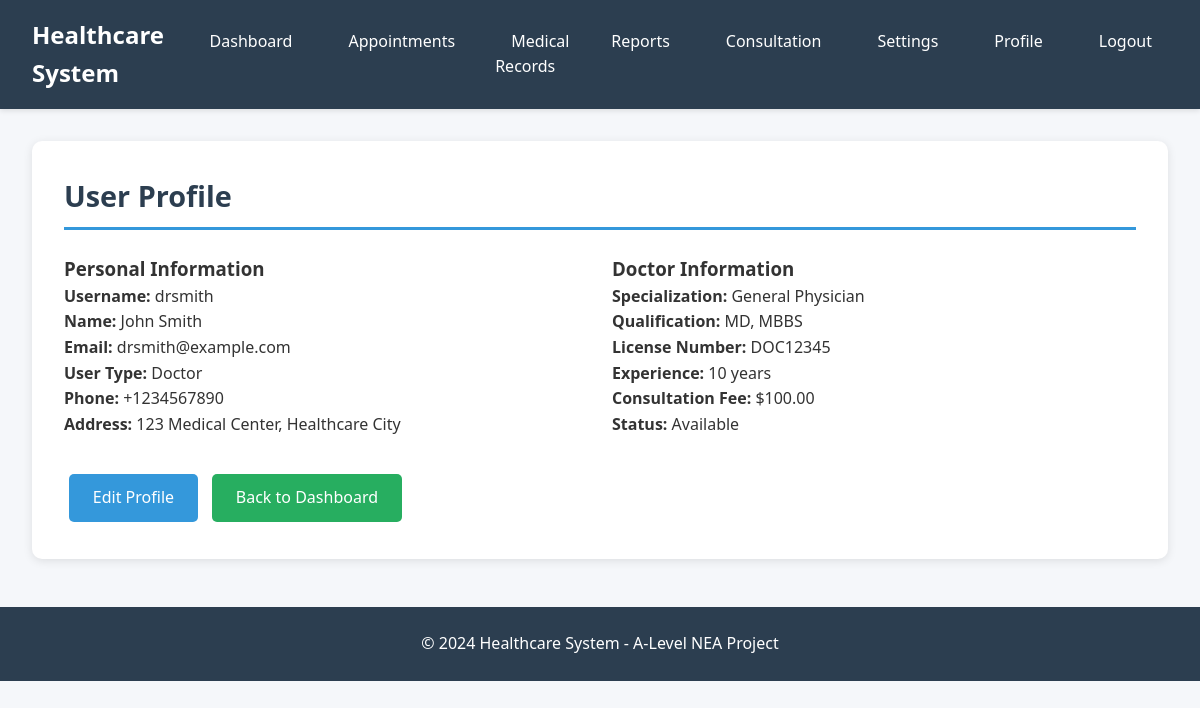
/accounts/profile/ (signed in), run on the app's committed database.
### accounts/models.py (models this page shows, shortened)
class UserProfile(models.Model):
    USER_TYPE_CHOICES = [
        ('doctor', 'Doctor'),
        ('patient', 'Patient'),
    ]
    user = models.OneToOneField(User, on_delete=models.CASCADE, related_name='profile')
    user_type = models.CharField(max_length=10, choices=USER_TYPE_CHOICES)
    phone_number = models.CharField(max_length=15, blank=True)
    date_of_birth = models.DateField(null=True, blank=True)
    address = models.TextField(blank=True)
    profile_picture = models.ImageField(upload_to='profile_pics/', blank=True, null=True)
    created_at = models.DateTimeField(auto_now_add=True)
    updated_at = models.DateTimeField(auto_now=True)
    email_notifications = models.BooleanField(default=True)
    sms_notifications = models.BooleanField(default=False)

class DoctorProfile(models.Model):
    user_profile = models.OneToOneField(UserProfile, on_delete=models.CASCADE, related_name='doctor_info')
    specialization = models.CharField(max_length=100)
    qualification = models.CharField(max_length=200)
    experience_years = models.IntegerField(default=0)
    license_number = models.CharField(max_length=50, unique=True)
    consultation_fee = models.DecimalField(max_digits=10, decimal_places=2, default=0.00)
    available = models.BooleanField(default=True)
    bio = models.TextField(blank=True)

### accounts/views.py (the view)
# urls.py: path('profile/', views.profile, name='profile'),
@login_required
def profile(request):
    user_profile = UserProfile.objects.get(user=request.user)
    if user_profile.user_type == 'doctor':
        doctor_profile = DoctorProfile.objects.get(user_profile=user_profile)
        context = {
            'user_profile': user_profile,
            'doctor_profile': doctor_profile,
        }
    else:
        patient_profile = PatientProfile.objects.get(user_profile=user_profile)
        context = {
            'user_profile': user_profile,
            'patient_profile': patient_profile,
        }
    return render(request, 'accounts/profile.html', context)

### templates/accounts/profile.html (shortened to what this page needs)
{% extends 'base.html' %}
{% block content %}
<div class="card">
    <h2 class="card-header">User Profile</h2>
    <div class="grid">
        <div>
            <h3>Personal Information</h3>
            <p><strong>Username:</strong> {{ user.username }}</p>
            <p><strong>Name:</strong> {{ user.first_name }} {{ user.last_name }}</p>
            <p><strong>Email:</strong> {{ user.email }}</p>
            <p><strong>User Type:</strong> {{ user_profile.user_type|title }}</p>
            <p><strong>Phone:</strong> {{ user_profile.phone_number }}</p>
            <p><strong>Address:</strong> {{ user_profile.address }}</p>
        </div>
        {% if doctor_profile %}
        <div>
            <h3>Doctor Information</h3>
            <p><strong>Specialization:</strong> {{ doctor_profile.specialization }}</p>
            <p><strong>Qualification:</strong> {{ doctor_profile.qualification }}</p>
            <p><strong>License Number:</strong> {{ doctor_profile.license_number }}</p>
            <p><strong>Experience:</strong> {{ doctor_profile.experience_years }} years</p>
            <p><strong>Consultation Fee:</strong> ${{ doctor_profile.consultation_fee }}</p>
            <p><strong>Status:</strong> {% if doctor_profile.available %}Available{% else %}Unavailable{% endif %}</p>
        </div>
        {% endif %}
    </div>
    <div style="margin-top: 2rem;">
        <a href="{% url 'settings_app:user_settings' %}" class="btn">Edit Profile</a>
        <a href="{% url 'dashboard:home' %}" class="btn btn-success">Back to Dashboard</a>
    </div>
</div>
{% endblock %}

### templates/base.html (style rules this page uses)
* { margin: 0; padding: 0; box-sizing: border-box; }
body { font-family: 'Segoe UI', Tahoma, Geneva, Verdana, sans-serif; background-color: #f5f7fa; color: #333; line-height: 1.6; }
.card { background: white; border-radius: 10px; padding: 2rem; margin-bottom: 2rem; box-shadow: 0 2px 10px rgba(0,0,0,0.1); }
.card-header { font-size: 1.8rem; margin-bottom: 1.5rem; color: #2c3e50; border-bottom: 3px solid #3498db; padding-bottom: 0.5rem; }
.btn { display: inline-block; padding: 0.7rem 1.5rem; background-color: #3498db; color: white; text-decoration: none; border-radius: 5px; border: none; cursor: pointer; font-size: 1rem; transition: background-color 0.3s; margin: 0.3rem; }
.btn-success { background-color: #27ae60; }
.grid { display: grid; grid-template-columns: repeat(auto-fit, minmax(300px, 1fr)); gap: 1.5rem; margin-top: 1rem; }

### data on the page
UserProfile: user_type "Doctor", phone_number "+1234567890", address "123 Medical Center, Healthcare City"
DoctorProfile: specialization "General Physician", qualification "MD, MBBS", license_number "DOC12345", experience_years "10", consultation_fee "100.00"

### other printed values
{{ user.username }} "drsmith"
{{ user.first_name }} "John"
{{ user.last_name }} "Smith"
{{ user.email }} "drsmith@example.com"
